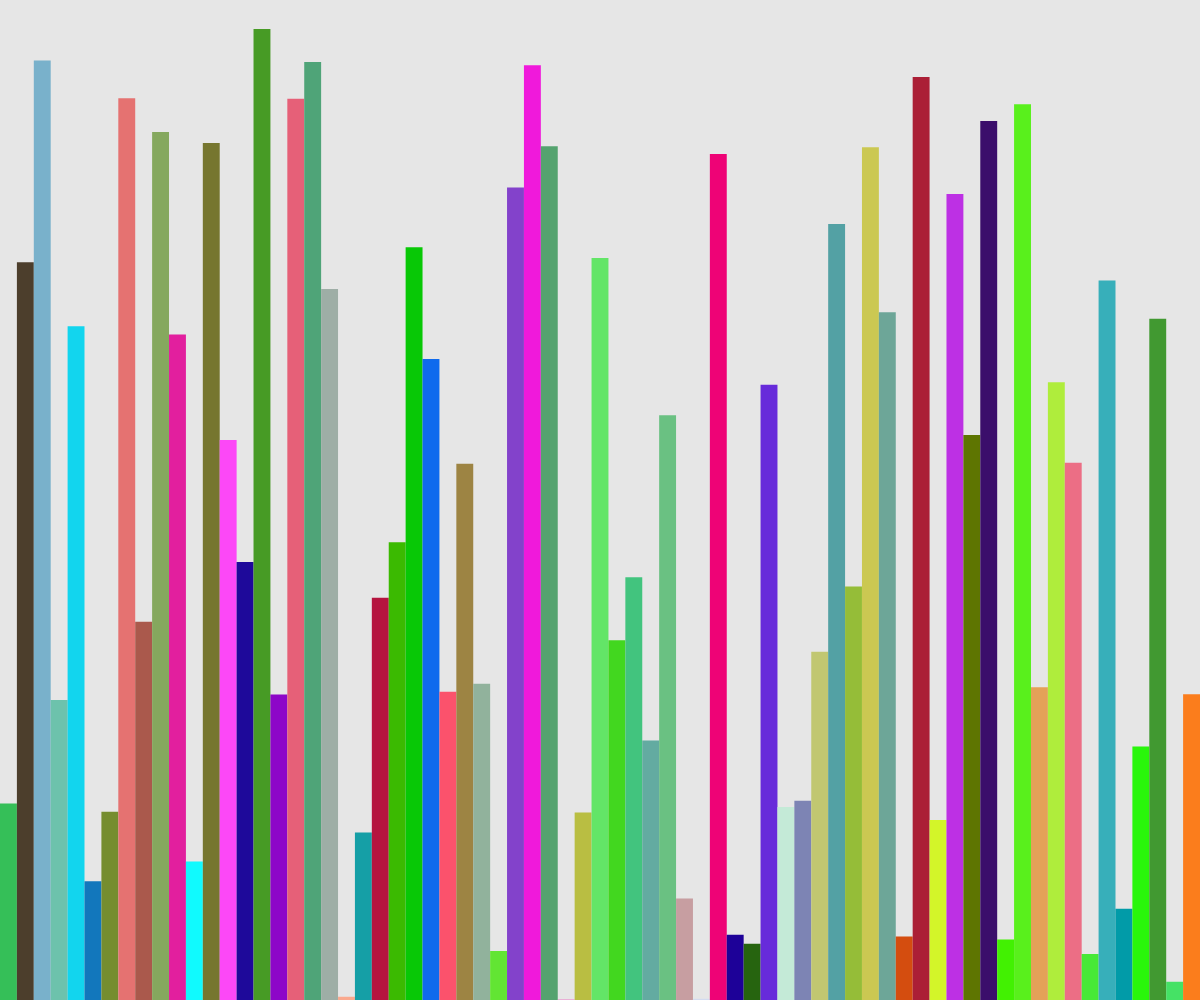
Frame 1 (no input)
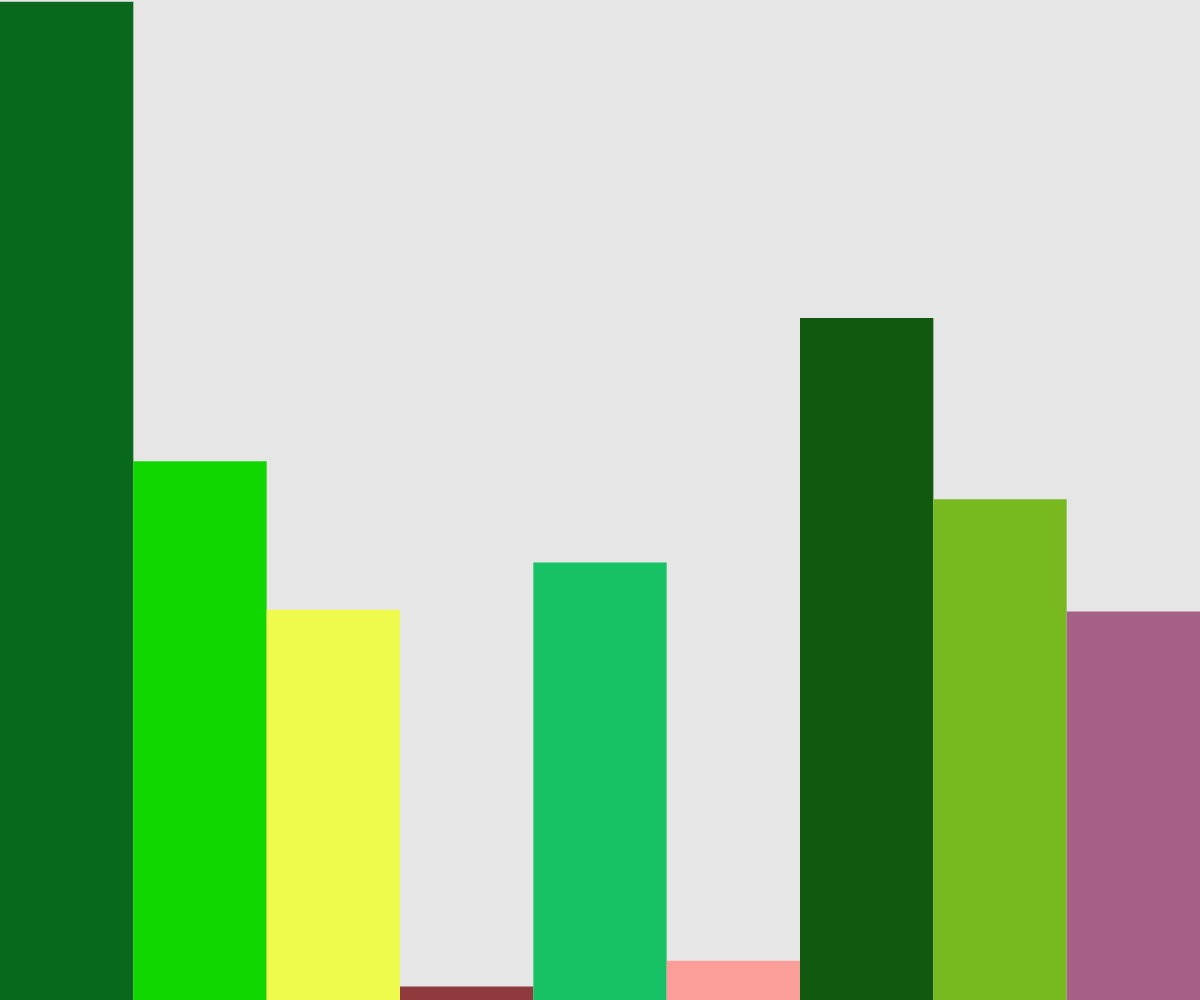
Frame 2 (the mouse pressed at the canvas centre, redrawn once)

The p5.js sketch that drew these frames (run headless with seeded random() and noise() and a simulated clock; the mouse was pressed at the canvas centre and the sketch redrawn once):

// p5.js sketch
// ── sketch.js
// let divisionCount = 110

function setup() {
  createCanvas(windowWidth, windowHeight);
  // background(230);
  fill(20);
  stroke(20);
  noLoop();
}

function draw() {
  let divisionCount = floor(random(0,100))
  background(230);
  noStroke()
  for (let i = 0; i < divisionCount; i++) {
    fill(random(0,255),random(0,255),random(0,255))
    let xPos = map(i, 0, divisionCount, 0, width)
    rect(xPos, random(0,height), width/divisionCount, height);
  }
}
